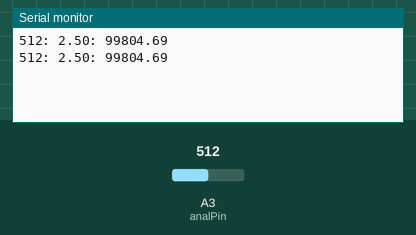
This sketch was run on a simulated Arduino Uno, built with avr-gcc and run on an emulated ATmega328P. Parts: the last lines printed to the serial monitor. Inputs (shaded band) come from the test bench; at power-on: A3 (analPin) = 512.

Above: at 1.8 s.
1.9 s: A3 (analPin) set to 0
At 2.8 s:
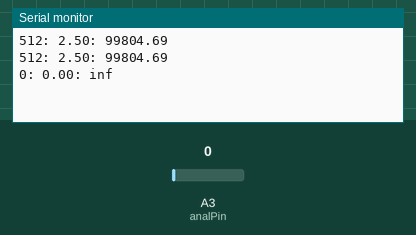
4.5 s: A3 (analPin) set to 122
At 5.8 s:
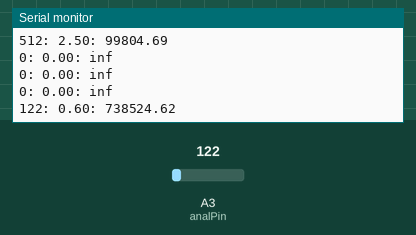

The sketch:

voltageDivider_R1.ino
```cpp
float V_src = 5;
float V_read = 0;

float R2 = 100000;
float R1 = 0;

int readSign = 0;

int analPin = A3;

void setup() {
    Serial.begin(9600);
    //analogReference(INTERNAL);
}

void loop() {
    readSign = analogRead(analPin);
    V_read = (V_src*(readSign/float(1023)));
    R1 = (R2*V_src)/V_read-R2;

    Serial.print(readSign);
    Serial.print(": ");
    Serial.print(V_read);
    Serial.print(": ");
    Serial.print(R1);
    Serial.println("");
    delay(1000);
}
```

Measured:
- after the input at 1.9 s, the serial monitor: prints a new line after 0.10 s (image 1)
- after the input at 4.5 s, the serial monitor: prints a new line after 0.51 s (image 2)
